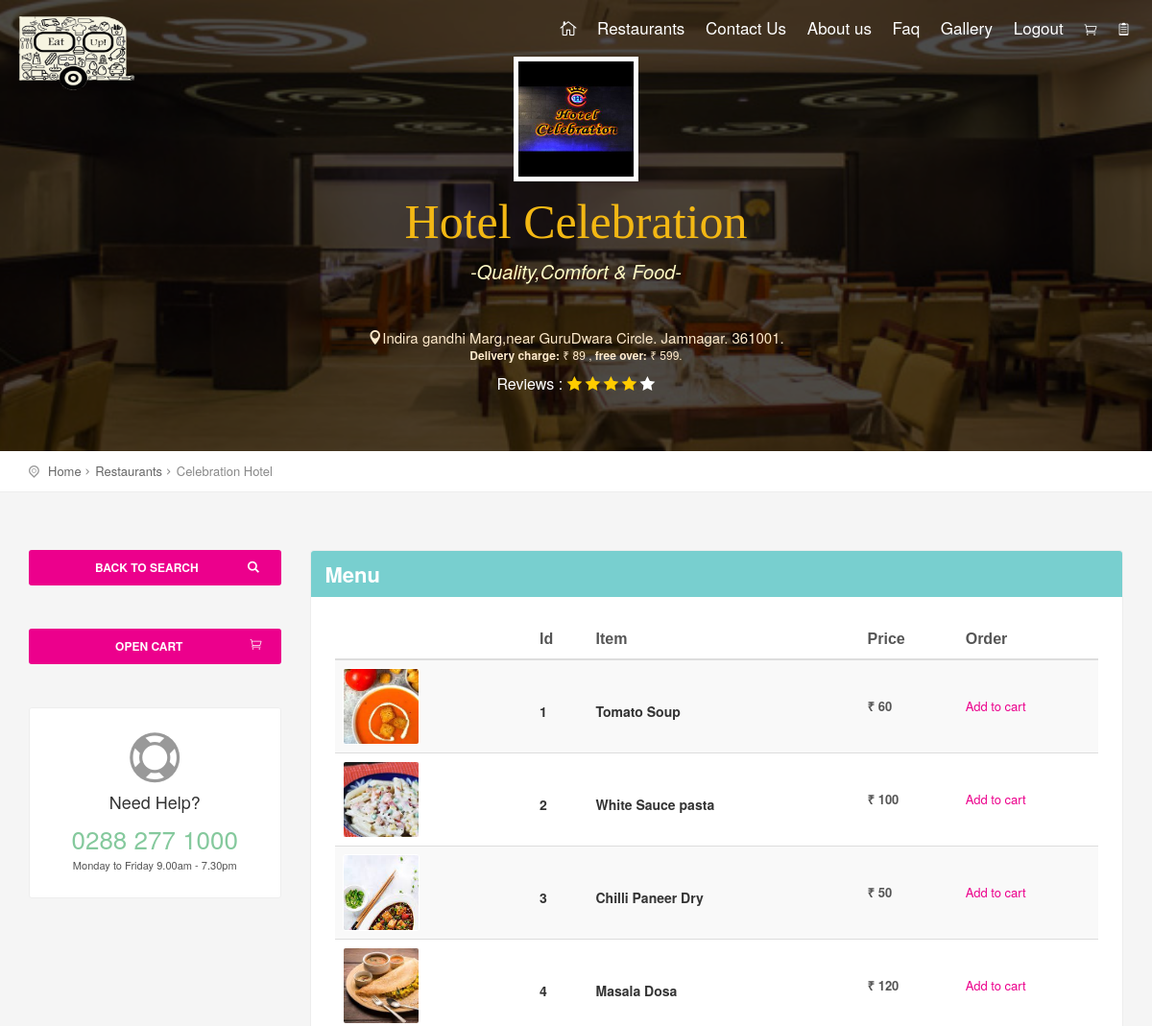
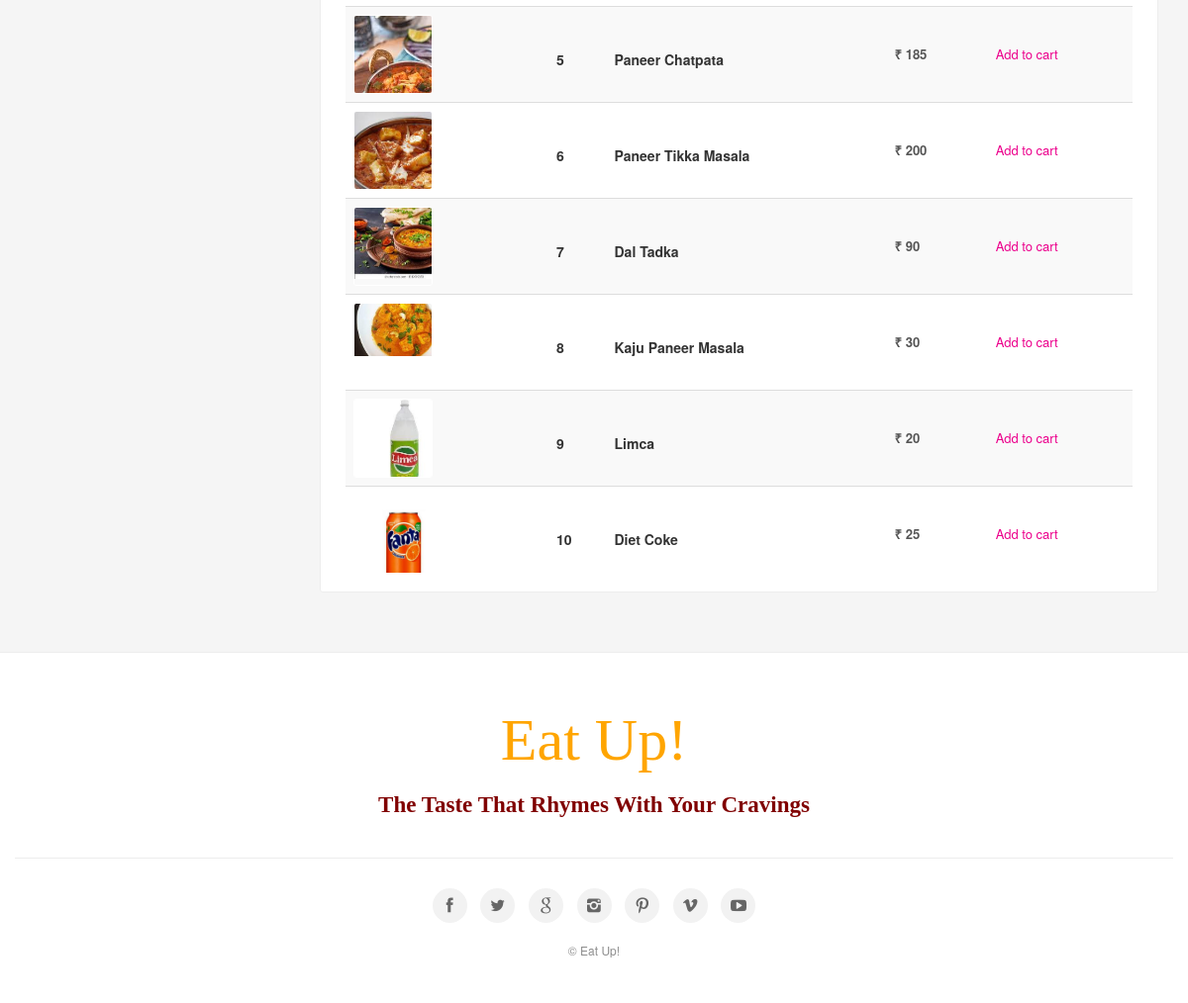
The page /celebration.php on the database its author committed (2 pictures, top to bottom).
### tables this page shows
CREATE TABLE IF NOT EXISTS `tbl_item` (
  `item_image` varchar(200) NOT NULL,
  `item_Id` int(11) NOT NULL AUTO_INCREMENT,
  `rest_Id` int(11) NOT NULL,
  `item_name` varchar(50) NOT NULL,
  `item_price` float NOT NULL,
  PRIMARY KEY (`item_Id`)
);

### celebration.php (the view, shortened to what this page needs)
<?php include("connection.php");?>
<!DOCTYPE html>
<html>
<head>
    <link href="css/base.css" rel="stylesheet">
    <link href="css/skins/square/grey.css" rel="stylesheet">
</head>
<body>
    <header>
        <div class="container-fluid">
            <div class="row">
                <div class="col--md-4 col-sm-4 col-xs-4">
                    <a href="index.php" id="logo">
                        <img src="img/logo.png" width="130" height="80" alt="" data-retina="true" class="hidden-xs">
                    </a>
                </div>
                <nav class="col--md-8 col-sm-8 col-xs-8">
                    <div class="main-menu" >
						<ul>
						<li class="submenu"><a href="index.php"><i class="icon_house_alt " title="Home"></i></a></li>
						<li class="submenu"><a href="list_page.php">Restaurants</a></li>
                                <li class="submenu"><a href="contacts.php">Contact Us</a></li>
                                <li class="submenu"><a href="about.php">About us</a></li>
                                <li class="submenu"><a href="faq.php">Faq</a></li>
                                <li class="submenu"><a href="index_8.php">Gallery</a></li>
                                <li class="submenu"><a href="logout.php">Logout</a></li>
                                <li ><a href="cart_subdom.php" data-icon="&#xe015;" title="Cart"></a></li>
                                <li ><a href="my_orders.php" data-icon="&#xe0e6;" title="My Orders"></a></li>
						</ul>
                    </div>
                </nav>
            </div>
        </div>
    </header>
<section class="parallax-window" data-parallax="scroll" data-image-src="img/celebrationback.jpg" data-natural-width="1400" data-natural-height="470">
	<div id="subheader">
		<div id="sub_content">
			<div id="thumb"><img src="img/celebrationn.jpg" alt=""></div>
			<h1 style="font-family: Buxton Sketch; font-size: 50px; color:#f3b814; font-weight: 100;">Hotel Celebration
			</h1>
			<div style="font-size :20px; color: rgb(255, 251, 198); "><em>-Quality,Comfort & Food-</em></div>
			<br><br>
			<div style="font-size :15px; color: blanchedalmond;"><i class="icon_pin"></i>Indira gandhi Marg,near GuruDwara Circle. Jamnagar. 361001.</div>
			<div style="font-size :12px; color: blanchedalmond;"><strong>Delivery charge:</strong> &#8377 89 ,
				<strong>free over:</strong> &#8377 599.
			</div>
			<div class="rating"> Reviews : <i class="icon_star voted"></i><i class="icon_star voted"></i><i
					class="icon_star voted"></i><i class="icon_star voted"></i><i class="icon_star"></i> </div>
		</div>
	</div>
</section>
    <div id="position">
        <div class="container">
            <ul>
                <li><a href="index.php">Home</a></li>
                <li><a href="detail_page.php">Restaurants</a></li>
                <li>Celebration Hotel</li>
            </ul>
        </div>
    </div>
<div class="container margin_60_35">
		<div class="row">
			<div class="col-md-3">
            <p><a href="list_page.php" class="btn_side">Back to search <i class="icon-search-6 pull-right"></i></a></p>
				<a class="btn_side" href="cart_subdom.php">Open Cart<i class="icon_cart_alt pull-right"></i></a>
				<div class="box_style_2 hidden-xs" id="help">
					<i class="icon_lifesaver"></i>
					<h4>Need <span>Help?</span></h4>
					<a href="tel://0288 277 1000" class="phone">0288 277 1000</a>
					<small>Monday to Friday 9.00am - 7.30pm</small>
				</div>
			</div>
			<div class="col-md-9">
				<div class="box_style_2" id="main_menu">
					<h2 class="inner">Menu</h2>
					<table class="table table-striped cart-list">
						<thead>
							<tr>
							<th>		</th>
								<th>
									Id
								</th>
								<th>
									Item
								</th>
								<th>
									Price
								</th>
								<th>
									Order
								</th>
							</tr>
						</thead>
				<tbody>
				<div class="dropdown dropdown-options">
						<?php
						@$num=0;
						$sql = "select * from tbl_item where rest_Id =6 order by item_Id asc";
						$res = @mysqli_query($conn,$sql);
						while($disp=@mysqli_fetch_array($res))
						{	@$num=$num+1;
						?>
					<tr>
						<td><figure class="thumb_menu_list"><img src="<?php echo $disp['item_image'];?>" alt="thumb"></figure></td>
						<td> <h5><?php echo $num;?></td></h5>
						<td><h5> <?php echo $disp['item_name'];?></h5></td>
						<td><strong>&#8377 <?php echo $disp['item_price'];?></strong></td>
						<td>
						<div class="dropdown dropdown-options">
						<a href="cart-db.php?del=<?php echo $disp['item_Id']; ?>" class="add_to_basket">Add to cart</a>
						</div></td>
					</tr>
	<?php } ?>
				</div>
			</tbody>
			</table>
				</div>
			</div>
		</div>
</div>
<footer>
	<div class="container">
		<div class="row">
			<marquee bgcolor="pink" width="97%" scrollamount="20">
				<h1 style="font-family:Bernard MT; color:orange;text-align: center; font-size:60px;">Eat Up!
				</h1>
				<h1
					style="font-family:Buxton Sketch; font-size:23px; font-weight:bold; color:Maroon; text-align: center;">
					The Taste That Rhymes With Your Cravings
				</h1>
			</marquee>
			<div class="row">
				<div class="col-md-12">
					<div id="social_footer">
						<ul>
							<li><a href="#0"><i class="icon-facebook"></i></a></li>
							<li><a href="#0"><i class="icon-twitter"></i></a></li>
							<li><a href="#0"><i class="icon-google"></i></a></li>
							<li><a href="#0"><i class="icon-instagram"></i></a></li>
							<li><a href="#0"><i class="icon-pinterest"></i></a></li>
							<li><a href="#0"><i class="icon-vimeo"></i></a></li>
							<li><a href="#0"><i class="icon-youtube-play"></i></a></li>
						</ul>
						<p>© Eat Up!</p>
					</div>
				</div>
			</div>
		</div>
</footer>
</body>
</html>

### css/menu.css (style rules this page uses)
.main-menu { position: relative;z-index:9;width:auto; float:right;margin: 0;padding: 0; }
.main-menu a { -webkit-transition:all 0.3s;-moz-transition:all 0.3s;transition:all 0.3s; }
.main-menu ul, .main-menu ul li, .main-menu ul li a { position: relative; margin: 0;padding: 0; size: 20px; }
.main-menu ul li a { display: block;padding:10px; size: 20px; }
.main-menu > ul > li > a { color: #fff; padding: 2px 8px 15px 10px; font: size 20px; margin:0; font-weight:500; }
@media only screen and (min-width: 992px) { .main-menu { width: auto; } }
@media only screen and (min-width: 992px) { .main-menu a { white-space: nowrap; } }
@media only screen and (min-width: 992px) { .main-menu ul li { display: inline-block; } }
@media only screen and (min-width: 992px) { .main-menu ul li.submenu { font-size: 17px; } }

### css/responsive.css (style rules this page uses)
@media only screen and (max-width : 1200px) { #sub_content h1 { font-size:50px; } }

### rows shown on the page
tbl_item: item_image (picture), num "1", item_name "Tomato Soup", item_price "60"
tbl_item: item_image (picture), num "2", item_name "White Sauce pasta", item_price "100"
tbl_item: item_image (picture), num "3", item_name "Chilli Paneer Dry", item_price "50"
tbl_item: item_image (picture), num "4", item_name "Masala Dosa", item_price "120"
tbl_item: item_image (picture), num "5", item_name "Paneer Chatpata", item_price "185"
tbl_item: item_image (picture), num "6", item_name "Paneer Tikka Masala", item_price "200"
tbl_item: item_image (picture), num "7", item_name "Dal Tadka", item_price "90"
tbl_item: item_image (picture), num "8", item_name "Kaju Paneer Masala", item_price "30"
tbl_item: item_image (picture), num "9", item_name "Limca", item_price "20"
tbl_item: item_image (picture), num "10", item_name "Diet Coke", item_price "25"
